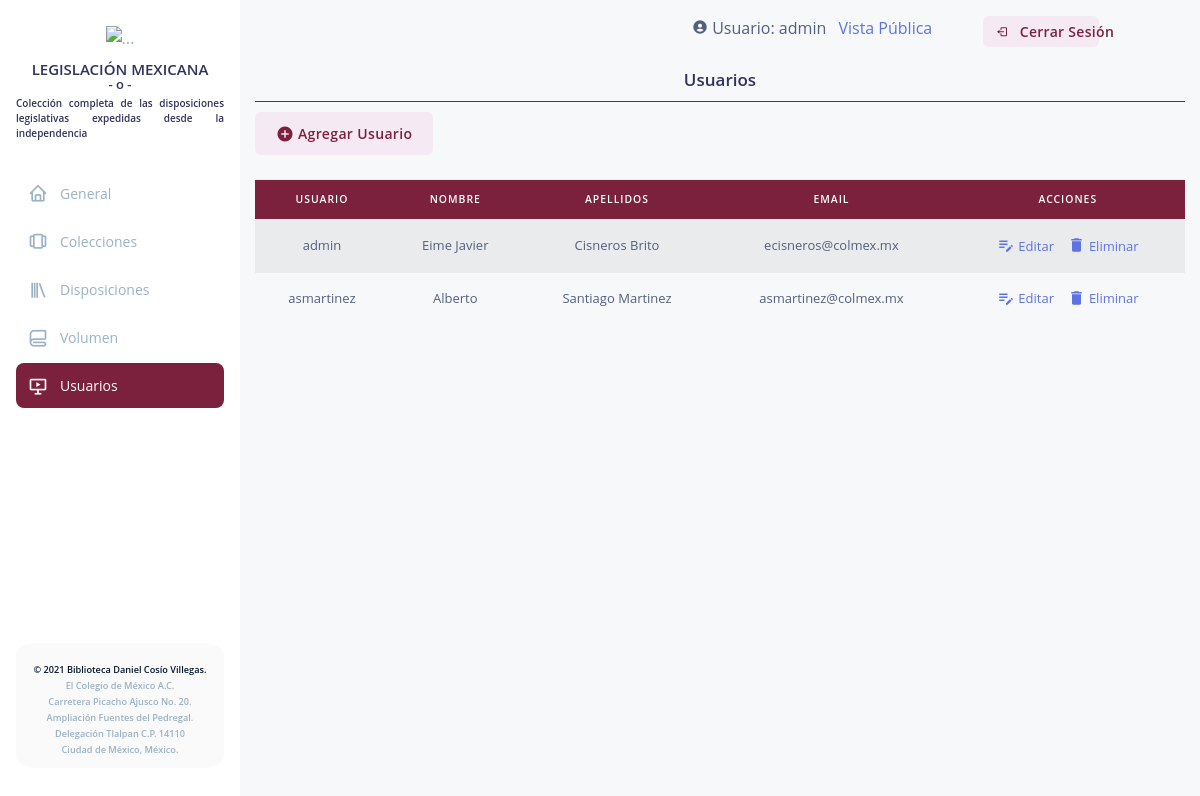
/users/ (signed in), run on the app's committed database.
### Modules/Usuario/models.py (models this page shows, shortened)
class Perfil(models.Model):
    idPerfil = models.AutoField(primary_key=True)
    nombre = models.CharField(max_length=150)
    ape_paterno = models.CharField(max_length=100)
    ape_materno = models.CharField(max_length=100)
    fecha_alta = models.DateField(auto_now_add=True)
    usuario = models.OneToOneField(User, null=False, blank=False, on_delete=models.CASCADE)

### Modules/Usuario/views.py (the view)
# urls.py: path('users/', PersonListView.as_view(), name='users'),
class PersonListView(ListView):
    template_name = 'usuarios/persona_list.html'
    model = Perfil
    active = 'users'
    @method_decorator(login_required)
    @method_decorator(permission_required('perfil.can_view_perfil', raise_exception=True))
    def dispatch(self, request, *args, **kwargs):
        return super(PersonListView, self).dispatch(request, *args, **kwargs)

### legmex/templates/usuarios/persona_list.html (shortened to what this page needs)
{% extends "admin.html" %}
{% block content %}
        <div class="col-12 text-center admin-head">
            <h3>Usuarios</h3>
        </div>
        <div>
            <a href='/create/' class="btn btn-light-primary"><span class="material-icons md-18">add_circle</span> Agregar Usuario </a>
        </div>
        <div class="col-12 pt-10">
        </div>
        <div class="table-responsive">
            <table class="table table-hover table-striped">
                <thead class="thead-colmex">
                    <tr class="text-center">
                        <th scope="col">
                            Usuario
                        </th>
                        <th scope="col">
                            Nombre
                        </th>
                        <th scope="col">
                            Apellidos
                        </th>
                        <th scope="col">
                            Email
                        </th>
                        <th scope="col">
                            Acciones
                        </th>
                    </tr>
                </thead>
                <tbody>
                    {% for usuario in object_list %}
                        <tr class="text-center">
                            <td>
                                {{usuario.usuario.username}}
                            </td>
                            <td>
                                {{usuario.nombre}}
                            </td>
                            <td>
                                {{usuario.ape_paterno}}&nbsp;{{usuario.ape_materno}}
                            </td>
                            <td>
                                {{usuario.usuario.email}}
                            </td>
                            <td>
                                <a href="/update/{{usuario.idPerfil}}" title="Editar" >
                                    <span class="material-icons md-18">edit_note</span> Editar
                                </a>&nbsp;&nbsp;
                                <a href="{% url 'userdelete' usuario.idPerfil %}" title="Eliminar" class="delete-link" data-toggle="modal" data-target="#deleteModal">
                                    <span class="material-icons md-18">delete</span> Eliminar
                                </a>
                            </td>
                        </tr>
                    {% endfor %}
                </tbody>
            </table>
        </div>
{% endblock %}

### legmex/templates/admin.html (shortened to what this page needs)
{% load static %}
<!DOCTYPE html>
<html>
<head>
    <link rel="stylesheet" href="https://maxcdn.bootstrapcdn.com/bootstrap/4.0.0/css/bootstrap.min.css">
    <link href='https://unpkg.com/boxicons@2.0.9/css/boxicons.min.css' rel='stylesheet'>
    <link rel="stylesheet" href="{% static 'css/argon-dashboard-react.css' %}" />
    <link rel="stylesheet" href="{% static 'css/admin.css'%}" />
    <link rel="stylesheet" href="{% static 'css/jquery-tagsinput.min.css'%}" />
    <link rel="stylesheet" href="//code.jquery.com/ui/1.12.1/themes/base/jquery-ui.css">
    <link rel="stylesheet" href="{% static 'css/bootstrap-multiselect.css' %}" />
</head>
<body>
    <div id="root">
        <div class="main-content">
            <div class="lateral-nav white-bg" id="navbar">
                <nav class="navbar__custom">
                    <div>
                        <div class="nav__brand m-b-1"><img src="{% static 'media/img/logooficial.svg' %}" class="wth-100"
                                alt="..."></div>
                        <div>
                            <h4 class="t-center l-height">LEGISLACIÓN MEXICANA</h4>
                            <h5 class="t-center l-height">- o -</h5>
                            <h6 class="t-justify m-b-30 ">Colección completa de las disposiciones legislativas expedidas
                                desde la independencia</h6>
                        </div>
                        <div class="nav__list">
                            <a class="nav__link nav-link" id="home" href="/administrator" aria-current="page">
                                <i class="bx bx-home nav__icon"></i>
                                <span class="nav__name">General</span>
                            </a>
                            <a class="nav__link nav-link" id="coleccion" href="/colections">
                                <i class="bx bx-carousel nav__icon"></i>
                                <span class="nav__name">Colecciones</span>
                            </a>
                            {% if user.groups.all.0.name == 'admin' or user.groups.all.0.name == 'editor'%}
                            <a class="nav__link nav-link" id="legislacion" href="/legislations">
                                <i class="bx bx-library nav__icon"></i>
                                <span class="nav__name">Disposiciones</span>
                            </a>
                            <a class="nav__link nav-link" id="volumen" href="{% url 'volumenlist' %}">
                                <i class="bx bx-blanket nav__icon"></i>
                                <span class="nav__name">Volumen</span>
                            </a>
                            {% ifequal user.groups.all.0.name 'admin'%}
                            <a class="nav__link nav-link" id="users" href="/users">
                                <i class="bx bx-slideshow nav__icon"></i>
                                <span class="nav__name">Usuarios</span>
                            </a>
                            {% endifequal %}
                            {% endif %}
                        </div>
                    </div>
                    <div class="footer-line footer-card"><a href="https://biblioteca.colmex.mx/" class="nav__footer">©
                            2021 Biblioteca Daniel Cosío Villegas.</a><br><span class="span__footer">El Colegio de
                            México A.C.</span><br><span class="span__footer">Carretera Picacho Ajusco No.
                            20.</span><br><span class="span__footer">Ampliación Fuentes del Pedregal.</span><br><span
                            class="span__footer">Delegación Tlalpan C.P. 14110</span><br><span
                            class="span__footer">Ciudad de México, México.</span></div>
                </nav>
            </div>
            <div class="container">
                <div class="session justify-content-end row">
                    <div class="col-4">
                        <i class="bx bxs-user-circle"></i>
                        Usuario: {{request.user.username}}
                         <a class="pl-2" href="{% url 'base' %}">Vista Pública</a>
                    </div>
                    <div class="col-5 col-md-3 col-xl-2">
                        <a class="btn btn-light-primary btn-sm nav-link" id="login12" href="{% url 'logout' %}">
                            <i class="bx bx-log-out"></i>
                            <span class="nav__name">Cerrar Sesión</span>
                        </a>
                    </div>
                </div>
                    {% block content %}
                    {% endblock %}
            </div>
        </div>
    </div>
</body>
</html>

### legmex/static/css/admin.css (style rules this page uses)
body { background: rgb(247, 248, 250); }
.admin-head { margin-bottom: 10px; border-bottom: 1px solid #7b213d; }
.table .thead-colmex th { background-color: #7b213d; color: white; }

### data on the page
Perfil: usuario.username "admin", nombre "Eime Javier", ape_paterno "Cisneros", ape_materno "Brito", usuario.email "ecisneros@colmex.mx"
Perfil: usuario.username "asmartinez", nombre "Alberto", ape_paterno "Santiago", ape_materno "Martinez", usuario.email "asmartinez@colmex.mx"

### other printed values
{{ request.user.username }} "admin"
